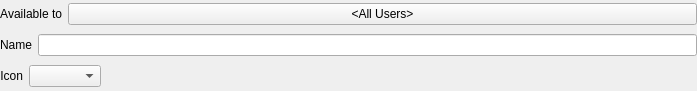
<?xml version="1.0" encoding="UTF-8"?>
<ui version="4.0">
 <class>SoftwareTriggerBusinessEventWidget</class>
 <widget class="QWidget" name="SoftwareTriggerBusinessEventWidget">
  <property name="geometry">
   <rect>
    <x>0</x>
    <y>0</y>
    <width>697</width>
    <height>91</height>
   </rect>
  </property>
  <property name="windowTitle">
   <string/>
  </property>
  <layout class="QVBoxLayout" name="verticalLayout">
   <property name="leftMargin">
    <number>0</number>
   </property>
   <property name="topMargin">
    <number>0</number>
   </property>
   <property name="rightMargin">
    <number>0</number>
   </property>
   <property name="bottomMargin">
    <number>0</number>
   </property>
   <item>
    <layout class="QHBoxLayout" name="horizontalLayout_3">
     <item>
      <widget class="QLabel" name="usersLabel">
       <property name="text">
        <string>Available to</string>
       </property>
       <property name="alignment">
        <set>Qt::AlignRight|Qt::AlignTrailing|Qt::AlignVCenter</set>
       </property>
      </widget>
     </item>
     <item>
      <widget class="QPushButton" name="usersButton">
       <property name="sizePolicy">
        <sizepolicy hsizetype="MinimumExpanding" vsizetype="Fixed">
         <horstretch>0</horstretch>
         <verstretch>0</verstretch>
        </sizepolicy>
       </property>
       <property name="text">
        <string notr="true">&lt;All Users&gt;</string>
       </property>
      </widget>
     </item>
    </layout>
   </item>
   <item>
    <layout class="QHBoxLayout" name="horizontalLayout">
     <item>
      <widget class="QLabel" name="nameLabel">
       <property name="text">
        <string>Name</string>
       </property>
       <property name="alignment">
        <set>Qt::AlignRight|Qt::AlignTrailing|Qt::AlignVCenter</set>
       </property>
      </widget>
     </item>
     <item>
      <widget class="QLineEdit" name="triggerIdLineEdit"/>
     </item>
    </layout>
   </item>
   <item>
    <layout class="QHBoxLayout" name="horizontalLayout_2">
     <item>
      <widget class="QLabel" name="iconLabel">
       <property name="text">
        <string>Icon</string>
       </property>
       <property name="alignment">
        <set>Qt::AlignRight|Qt::AlignTrailing|Qt::AlignVCenter</set>
       </property>
      </widget>
     </item>
     <item>
      <widget class="QnIconSelectionComboBox" name="iconComboBox"/>
     </item>
     <item>
      <spacer name="horizontalSpacer">
       <property name="orientation">
        <enum>Qt::Horizontal</enum>
       </property>
       <property name="sizeHint" stdset="0">
        <size>
         <width>40</width>
         <height>20</height>
        </size>
       </property>
      </spacer>
     </item>
    </layout>
   </item>
  </layout>
 </widget>
 <customwidgets>
  <customwidget>
   <class>QnIconSelectionComboBox</class>
   <extends>QComboBox</extends>
   <header location="global">ui/widgets/common/icon_selection_combo_box.h</header>
  </customwidget>
 </customwidgets>
 <resources/>
 <connections/>
</ui>
